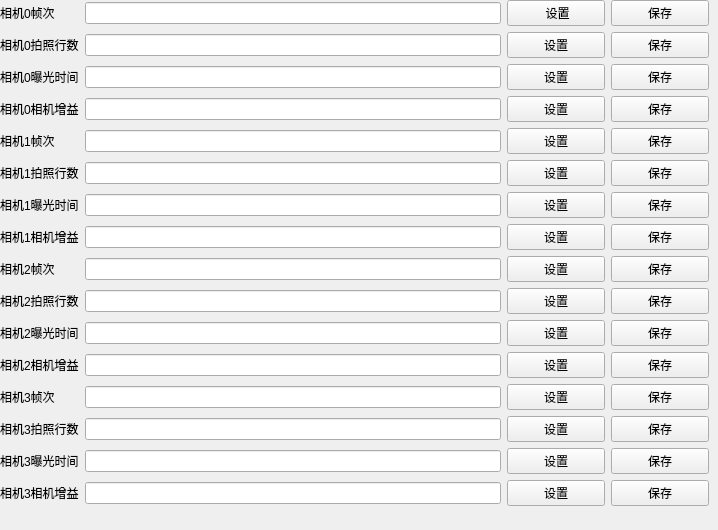
       <widget class="QWidget" name="CameraParam">
        <attribute name="title">
         <string notr="true">相机参数</string>
        </attribute>
        <widget class="QWidget" name="layoutWidget">
         <property name="geometry">
          <rect>
           <x>0</x>
           <y>0</y>
           <width>709</width>
           <height>521</height>
          </rect>
         </property>
         <layout class="QGridLayout" name="gridLayout_5">
          <item row="0" column="0">
           <widget class="QLabel" name="Camera0FrameLB">
            <property name="text">
             <string>相机0帧次</string>
            </property>
           </widget>
          </item>
          <item row="0" column="1">
           <widget class="QLineEdit" name="Camera0FrameLE">
            <property name="minimumSize">
             <size>
              <width>409</width>
              <height>0</height>
             </size>
            </property>
           </widget>
          </item>
          <item row="0" column="2">
           <widget class="QPushButton" name="Camera0FrameSetBT">
            <property name="minimumSize">
             <size>
              <width>98</width>
              <height>0</height>
             </size>
            </property>
            <property name="text">
             <string> 设置</string>
            </property>
           </widget>
          </item>
          <item row="0" column="3">
           <widget class="QPushButton" name="Camera0FrameSaveBT">
            <property name="minimumSize">
             <size>
              <width>98</width>
              <height>0</height>
             </size>
            </property>
            <property name="text">
             <string>保存</string>
            </property>
           </widget>
          </item>
          <item row="1" column="0">
           <widget class="QLabel" name="Camera0PhotoRowLB">
            <property name="text">
             <string>相机0拍照行数</string>
            </property>
           </widget>
          </item>
          <item row="1" column="1">
           <widget class="QLineEdit" name="Camera0PhotoRowLE"/>
          </item>
          <item row="1" column="2">
           <widget class="QPushButton" name="Camera0PhotoRowSetBT">
            <property name="text">
             <string>设置</string>
            </property>
           </widget>
          </item>
          <item row="1" column="3">
           <widget class="QPushButton" name="Camera0PhotoRowSaveBT">
            <property name="text">
             <string>保存</string>
            </property>
           </widget>
          </item>
          <item row="2" column="0">
           <widget class="QLabel" name="Camera0ExposureTimeLB">
            <property name="text">
             <string>相机0曝光时间</string>
            </property>
           </widget>
          </item>
          <item row="2" column="1">
           <widget class="QLineEdit" name="Camera0ExposureTimeLE"/>
          </item>
          <item row="2" column="2">
           <widget class="QPushButton" name="Camera0ExposureTimeSetBT">
            <property name="text">
             <string>设置</string>
            </property>
           </widget>
          </item>
          <item row="2" column="3">
           <widget class="QPushButton" name="Camera0ExposureTimeSaveBT">
            <property name="text">
             <string>保存</string>
            </property>
           </widget>
          </item>
          <item row="3" column="0">
           <widget class="QLabel" name="Camera0GainLB">
            <property name="text">
             <string>相机0相机增益</string>
            </property>
           </widget>
          </item>
          <item row="3" column="1">
           <widget class="QLineEdit" name="Camera0GainLE"/>
          </item>
          <item row="3" column="2">
           <widget class="QPushButton" name="Camera0GainSetBT">
            <property name="text">
             <string>设置</string>
            </property>
           </widget>
          </item>
          <item row="3" column="3">
           <widget class="QPushButton" name="Camera0GainSaveBT">
            <property name="text">
             <string>保存</string>
            </property>
           </widget>
          </item>
          <item row="4" column="0">
           <widget class="QLabel" name="Camera1FrameLB">
            <property name="text">
             <string>相机1帧次</string>
            </property>
           </widget>
          </item>
          <item row="4" column="1">
           <widget class="QLineEdit" name="Camera1FrameLE"/>
          </item>
          <item row="4" column="2">
           <widget class="QPushButton" name="Camera1FrameSetBT">
            <property name="text">
             <string>设置</string>
            </property>
           </widget>
          </item>
          <item row="4" column="3">
           <widget class="QPushButton" name="Camera1FrameSaveBT">
            <property name="text">
             <string>保存</string>
            </property>
           </widget>
          </item>
          <item row="5" column="0">
           <widget class="QLabel" name="Camera1PhotoRowLB">
            <property name="text">
             <string>相机1拍照行数</string>
            </property>
           </widget>
          </item>
          <item row="5" column="1">
           <widget class="QLineEdit" name="Camera1PhotoRowLE"/>
          </item>
          <item row="5" column="2">
           <widget class="QPushButton" name="Camera1PhotoRowSetBT">
            <property name="text">
             <string>设置</string>
            </property>
           </widget>
          </item>
          <item row="5" column="3">
           <widget class="QPushButton" name="Camera1PhotoRowSaveBT">
            <property name="text">
             <string>保存</string>
            </property>
           </widget>
          </item>
          <item row="6" column="0">
           <widget class="QLabel" name="Camera1ExposureTimeLB">
            <property name="text">
             <string>相机1曝光时间</string>
            </property>
           </widget>
          </item>
          <item row="6" column="1">
           <widget class="QLineEdit" name="Camera1ExposureTimeLE"/>
          </item>
          <item row="6" column="2">
           <widget class="QPushButton" name="Camera1ExposureTimeSetBT">
            <property name="text">
             <string>设置</string>
            </property>
           </widget>
          </item>
          <item row="6" column="3">
           <widget class="QPushButton" name="Camera1ExposureTimeSaveBT">
            <property name="text">
             <string>保存</string>
            </property>
           </widget>
          </item>
          <item row="7" column="0">
           <widget class="QLabel" name="Camera1GainLB">
            <property name="text">
             <string>相机1相机增益</string>
            </property>
           </widget>
          </item>
          <item row="7" column="1">
           <widget class="QLineEdit" name="Camera1GainLE"/>
          </item>
          <item row="7" column="2">
           <widget class="QPushButton" name="Camera1GainSetBT">
            <property name="text">
             <string>设置</string>
            </property>
           </widget>
          </item>
          <item row="7" column="3">
           <widget class="QPushButton" name="Camera1GainSaveBT">
            <property name="text">
             <string>保存</string>
            </property>
           </widget>
          </item>
          <item row="8" column="0">
           <widget class="QLabel" name="Camera2FrameLB">
            <property name="text">
             <string>相机2帧次</string>
            </property>
           </widget>
          </item>
          <item row="8" column="1">
           <widget class="QLineEdit" name="Camera2FrameLE"/>
          </item>
          <item row="8" column="2">
           <widget class="QPushButton" name="Camera2FrameSetBT">
            <property name="text">
             <string>设置</string>
            </property>
           </widget>
          </item>
          <item row="8" column="3">
           <widget class="QPushButton" name="Camera2FrameSaveBT">
            <property name="text">
             <string>保存</string>
            </property>
           </widget>
          </item>
          <item row="9" column="0">
           <widget class="QLabel" name="Camera2PhotoRowLB">
            <property name="text">
             <string>相机2拍照行数</string>
            </property>
           </widget>
          </item>
          <item row="9" column="1">
           <widget class="QLineEdit" name="Camera2PhotoRowLE"/>
          </item>
          <item row="9" column="2">
           <widget class="QPushButton" name="Camera2PhotoRowSetBT">
            <property name="text">
             <string>设置</string>
            </property>
           </widget>
          </item>
          <item row="9" column="3">
           <widget class="QPushButton" name="Camera2PhotoRowSaveBT">
            <property name="text">
             <string>保存</string>
            </property>
           </widget>
          </item>
          <item row="10" column="0">
           <widget class="QLabel" name="Camera2ExposureTimeLB">
            <property name="text">
             <string>相机2曝光时间</string>
            </property>
           </widget>
          </item>
          <item row="10" column="1">
           <widget class="QLineEdit" name="Camera2ExposureTimeLE"/>
          </item>
          <item row="10" column="2">
           <widget class="QPushButton" name="Camera2ExposureTimeSetBT">
            <property name="text">
             <string>设置</string>
            </property>
           </widget>
          </item>
          <item row="10" column="3">
           <widget class="QPushButton" name="Camera2ExposureTimeSaveBT">
            <property name="text">
             <string>保存</string>
            </property>
           </widget>
          </item>
          <item row="11" column="0">
           <widget class="QLabel" name="Camera2GainLB">
            <property name="text">
             <string>相机2相机增益</string>
            </property>
           </widget>
          </item>
          <item row="11" column="1">
           <widget class="QLineEdit" name="Camera2GainLE"/>
          </item>
          <item row="11" column="2">
           <widget class="QPushButton" name="Camera2GainSetBT">
            <property name="text">
             <string>设置</string>
            </property>
           </widget>
          </item>
          <item row="11" column="3">
           <widget class="QPushButton" name="Camera2GainSaveBT">
            <property name="text">
             <string>保存</string>
            </property>
           </widget>
          </item>
          <item row="12" column="0">
           <widget class="QLabel" name="Camera3FrameLB">
            <property name="text">
             <string>相机3帧次</string>
            </property>
           </widget>
          </item>
          <item row="12" column="1">
           <widget class="QLineEdit" name="Camera3FrameLE"/>
          </item>
          <item row="12" column="2">
           <widget class="QPushButton" name="Camera3FrameSetBT">
            <property name="text">
             <string>设置</string>
            </property>
           </widget>
          </item>
          <item row="12" column="3">
           <widget class="QPushButton" name="Camera3FrameSaveBT">
            <property name="text">
             <string>保存</string>
            </property>
           </widget>
          </item>
          <item row="13" column="0">
           <widget class="QLabel" name="Camera3PhotoRowLB">
            <property name="text">
             <string>相机3拍照行数</string>
            </property>
           </widget>
          </item>
          <item row="13" column="1">
           <widget class="QLineEdit" name="Camera3PhotoRowLE"/>
          </item>
          <item row="13" column="2">
           <widget class="QPushButton" name="Camera3PhotoRowSetBT">
            <property name="text">
             <string>设置</string>
            </property>
           </widget>
          </item>
          <item row="13" column="3">
           <widget class="QPushButton" name="Camera3PhotoRowSaveBT">
            <property name="text">
             <string>保存</string>
            </property>
           </widget>
          </item>
          <item row="14" column="0">
           <widget class="QLabel" name="Camera3ExposureTimeLB">
            <property name="text">
             <string>相机3曝光时间</string>
            </property>
           </widget>
          </item>
          <item row="14" column="1">
           <widget class="QLineEdit" name="Camera3ExposureTimeLE"/>
          </item>
          <item row="14" column="2">
           <widget class="QPushButton" name="Camera3ExposureTimeSetBT">
            <property name="text">
             <string>设置</string>
            </property>
           </widget>
          </item>
          <item row="14" column="3">
           <widget class="QPushButton" name="Camera3ExposureTimeSaveBT">
            <property name="text">
             <string>保存</string>
            </property>
           </widget>
          </item>
          <item row="15" column="0">
           <widget class="QLabel" name="Camera3GainLB">
            <property name="text">
             <string>相机3相机增益</string>
            </property>
           </widget>
          </item>
          <item row="15" column="1">
           <widget class="QLineEdit" name="Camera3GainLE"/>
          </item>
          <item row="15" column="2">
           <widget class="QPushButton" name="Camera3GainSetBT">
            <property name="text">
             <string>设置</string>
            </property>
           </widget>
          </item>
          <item row="15" column="3">
           <widget class="QPushButton" name="Camera3GainSaveBT">
            <property name="text">
             <string>保存</string>
            </property>
           </widget>
          </item>
         </layout>
        </widget>
       </widget>
